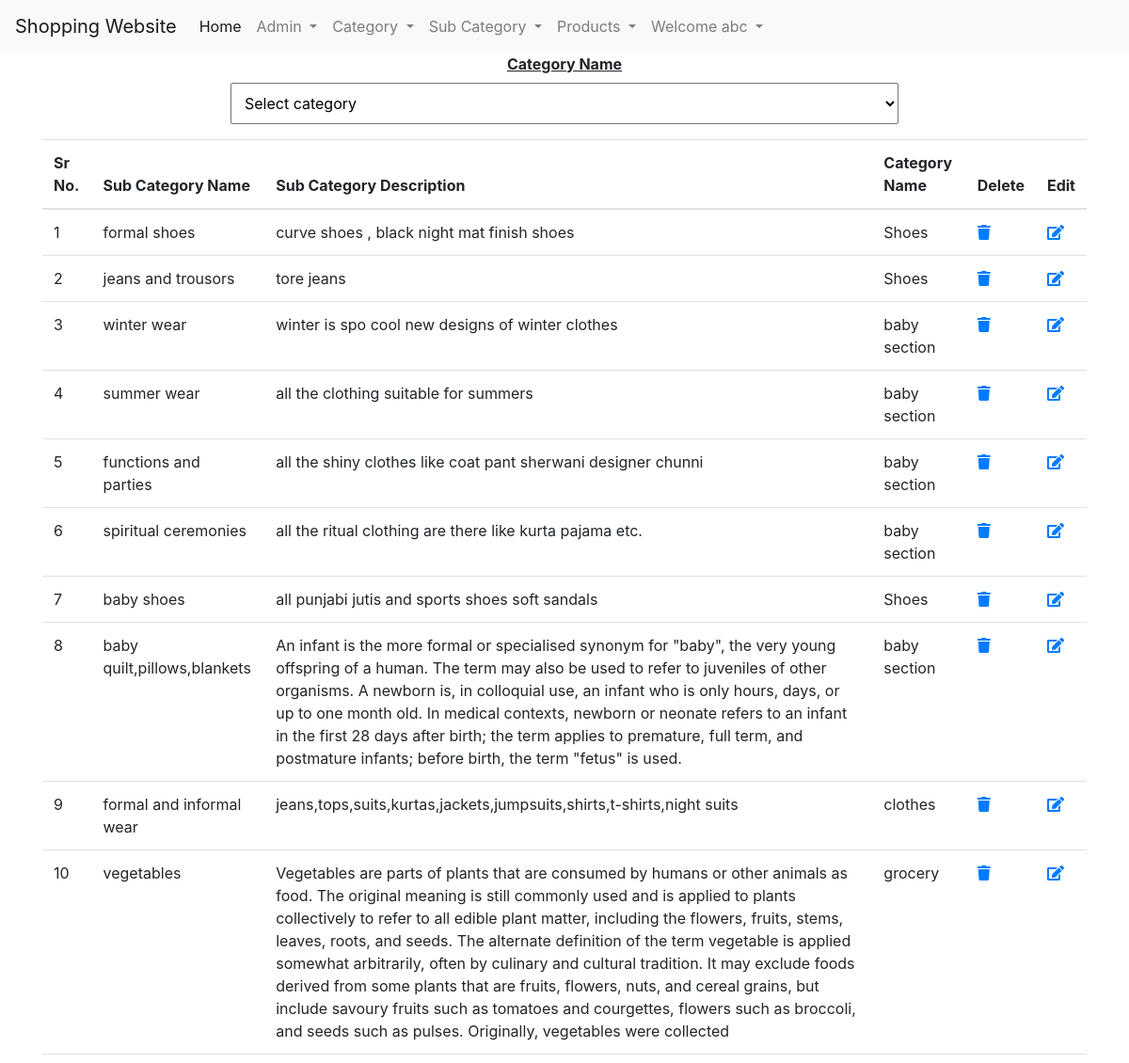
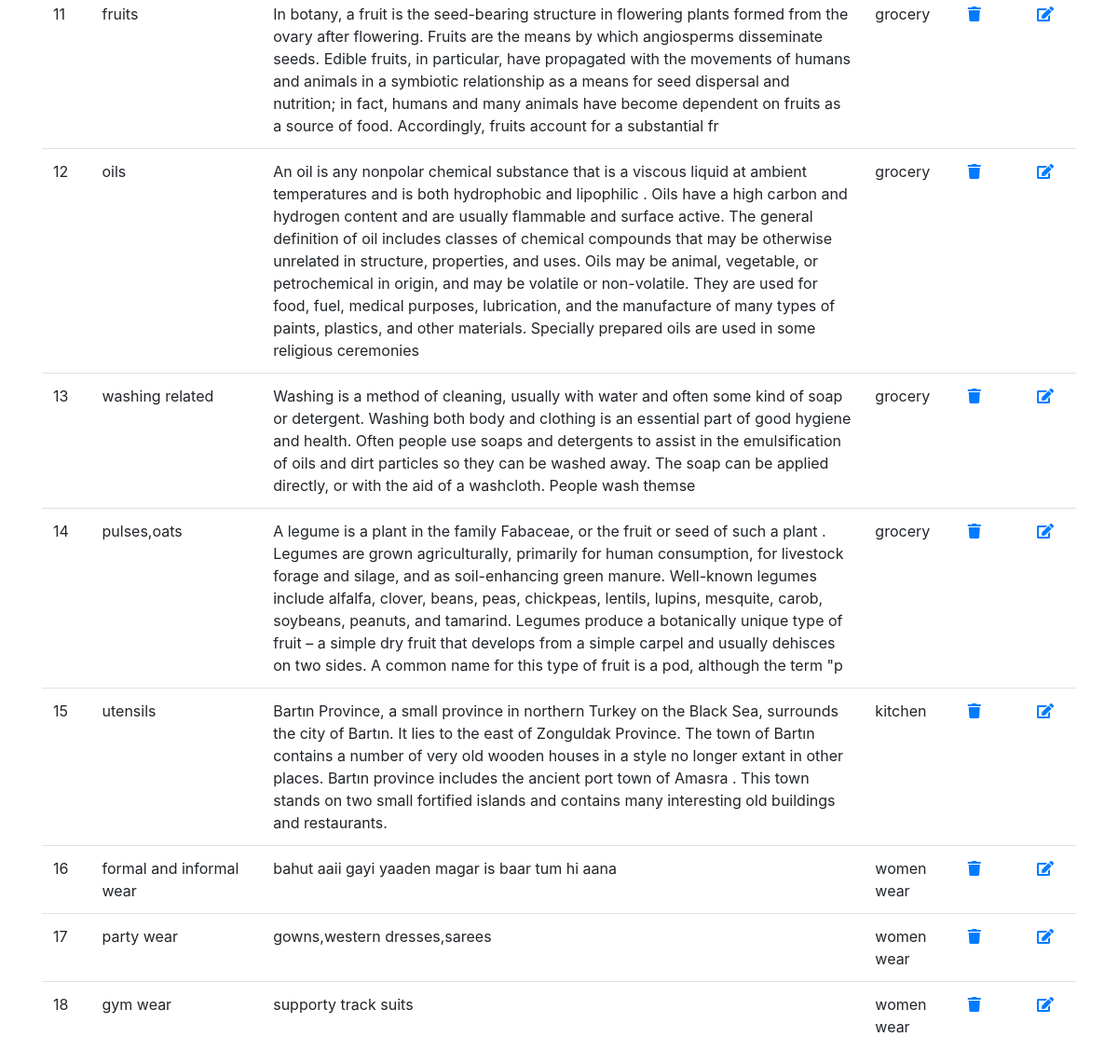
The page /showsubcategory.php (signed in) on the database its author committed (2 pictures, top to bottom).
### tables this page shows
CREATE TABLE `subcategory` (
  `subcategoryid` int(11) NOT NULL,
  `subcategoryname` varchar(100) NOT NULL,
  `description` text NOT NULL,
  `category` varchar(100) NOT NULL
);

### showsubcategory.php (the view, shortened to what this page needs)
<!doctype html>
<html lang="en">
<head>
</head>
<body>
<?php
include "adminheader.php";
?>
<div class="container">
    <div class="row form-group col-md-8 justify-content-center offset-2">
        <label for="categoryname" class="font-weight-bolder"><u>Category Name</u></label>
        <select name="categoryname" id="categoryname" class="input-field" data-rule-required="true"
                data-msg-required="Category must be selected" onchange="showSubcategory(this.value)">
            <option value="">Select category</option>
        </select>
    </div>
    <div class="table-responsive" id="output">
        <?php
        $s = "select * from subcategory";
        $result = mysqli_query($conn, $s);
        if (mysqli_num_rows($result) > 0) {
            ?>
            <table class="table">
                <thead>
                <tr>
                    <th>Sr No.</th>
                    <th>Sub Category Name</th>
                    <th>Sub Category Description</th>
                    <th>Category Name</th>
                    <th>Delete</th>
                    <th>Edit</th>
                </tr>
                </thead>
                <tbody>
                <?php
                $k = 0;
                while ($row = mysqli_fetch_array($result)) {
                    $k++;
                    ?>
                    <tr>
                        <td><?php echo $k; ?></td>
                        <td><?php echo $row[1]; ?></td>
                        <td><?php echo $row[2]; ?></td>
                        <td><?php echo $row[3]; ?></td>
                        <td><a onclick="return confirm('Are you Sure you want to Delete?')"
                               href="deletesubcategory.php?subcatid=<?php echo $row[0]; ?>"><i
                                        class="fa fa-trash"></i></a>
                        </td>
                        <td><a href="editsubcategory.php?subcatid=<?php echo $row[0]; ?>"><i
                                        class="fa fa-edit"></i></a>
                        </td>
                    </tr>
                    <?php
                }
                ?>
                </tbody>
            </table>
            <?php
        }
        ?>
    </div>
</div>
</body>
</html>

### mycss/mycss.css (style rules this page uses)
.input-field { width: 100%; padding: 10px; outline: none; }

### rows shown on the page
subcategory: subcategoryname "formal shoes", description "curve shoes , black night mat finish shoes", category "Shoes"
subcategory: subcategoryname "jeans and trousors", description "tore jeans", category "Shoes"
subcategory: subcategoryname "winter wear", description "winter is spo cool new designs of winter clothes", category "baby section"
subcategory: subcategoryname "summer wear", description "all the clothing suitable for summers", category "baby section"
subcategory: subcategoryname "functions and parties", description "all the shiny clothes like coat pant sherwani designer chunni", category "baby section"
subcategory: subcategoryname "spiritual ceremonies", description "all the ritual clothing are there like kurta pajama etc.", category "baby section"
subcategory: subcategoryname "baby shoes", description "all punjabi jutis and sports shoes soft sandals", category "Shoes"
subcategory: subcategoryname "baby quilt,pillows,blankets", description "An infant is the more formal or specialised synonym for \"baby\", the very young offspring of a human. The term may also be used to refer to juveniles of other organisms. A newborn is, in colloquial use, an infant who is only hours, days, or up to one month old. In medical contexts, newborn or neonate refers to an infant in the first 28 days after birth; the term applies to premature, full term, and postmature infants; before birth, the term \"fetus\" is used.", category "baby section"
subcategory: subcategoryname "formal and informal wear", description "jeans,tops,suits,kurtas,jackets,jumpsuits,shirts,t-shirts,night suits", category "clothes"
subcategory: subcategoryname "vegetables", description "Vegetables are parts of plants that are consumed by humans or other animals as food. The original meaning is still commonly used and is applied to plants collectively to refer to all edible plant matter, including the flowers, fruits, stems, leaves, roots, and seeds. The alternate definition of the term vegetable is applied somewhat arbitrarily, often by culinary and cultural tradition. It may exclude foods derived from some plants that are fruits, flowers, nuts, and cereal grains, but include savoury fruits such as tomatoes and courgettes, flowers such as broccoli, and seeds such as pulses. Originally, vegetables were collected", category "grocery"
subcategory: subcategoryname "fruits", description "In botany, a fruit is the seed-bearing structure in flowering plants formed from the ovary after flowering. Fruits are the means by which angiosperms disseminate seeds. Edible fruits, in particular, have propagated with the movements of humans and animals in a symbiotic relationship as a means for seed dispersal and nutrition; in fact, humans and many animals have become dependent on fruits as a source of food. Accordingly, fruits account for a substantial fr", category "grocery"
subcategory: subcategoryname "oils", description "An oil is any nonpolar chemical substance that is a viscous liquid at ambient temperatures and is both hydrophobic and lipophilic . Oils have a high carbon and hydrogen content and are usually flammable and surface active. The general definition of oil includes classes of chemical compounds that may be otherwise unrelated in structure, properties, and uses. Oils may be animal, vegetable, or petrochemical in origin, and may be volatile or non-volatile. They are used for food, fuel, medical purposes, lubrication, and the manufacture of many types of paints, plastics, and other materials. Specially prepared oils are used in some religious ceremonies", category "grocery"
subcategory: subcategoryname "washing related", description "Washing is a method of cleaning, usually with water and often some kind of soap or detergent. Washing both body and clothing is an essential part of good hygiene and health. Often people use soaps and detergents to assist in the emulsification of oils and dirt particles so they can be washed away. The soap can be applied directly, or with the aid of a washcloth. People wash themse", category "grocery"
subcategory: subcategoryname "pulses,oats", description "A legume is a plant in the family Fabaceae, or the fruit or seed of such a plant . Legumes are grown agriculturally, primarily for human consumption, for livestock forage and silage, and as soil-enhancing green manure. Well-known legumes include alfalfa, clover, beans, peas, chickpeas, lentils, lupins, mesquite, carob, soybeans, peanuts, and tamarind. Legumes produce a botanically unique type of fruit – a simple dry fruit that develops from a simple carpel and usually dehisces on two sides. A common name for this type of fruit is a pod, although the term \"p", category "grocery"
subcategory: subcategoryname "utensils", description "Bartın Province, a small province in northern Turkey on the Black Sea, surrounds the city of Bartın. It lies to the east of Zonguldak Province. The town of Bartın contains a number of very old wooden houses in a style no longer extant in other places. Bartın province includes the ancient port town of Amasra . This town stands on two small fortified islands and contains many interesting old buildings and restaurants.", category "kitchen"
subcategory: subcategoryname "formal and informal wear", description "bahut aaii gayi yaaden magar is baar tum hi aana", category "women wear"
subcategory: subcategoryname "party wear", description "gowns,western dresses,sarees", category "women wear"
subcategory: subcategoryname "gym wear", description "supporty track suits", category "women wear"

### other values the page prints
$username "abc"
